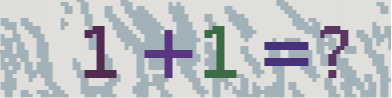
#> input picture 爬虫/练习/二值化处理(未完成)/9ee33a79851544cdae1e6978a8161f60.004.png, 392 x 98 px, found by its file name
$ python 1.py
#> lines starting #> are read from the running program, lines starting #| are printed output that depends on the picture; after the words box and inside, x2 and y2 are one past the last pixel; in counts of white or black regions, pixels touching at a corner belong together
from PIL import Image
import pytesseract
import os
path = os.path.split(os.path.realpath(__file__))[
    0] + "\\"+"9ee33a79851544cdae1e6978a8161f60.004.png"
image = Image.open(path)
#> image is the input picture: PIL image 392x98 RGBA; mean R, G, B, A 188.2, 192.2, 195.9, 254.3
imgry = image.convert('L')
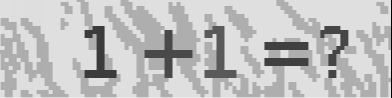
#> imgry: PIL image 392x98 L; min 0, max 235, mean 191.5
imgry.show()

threshold = 140
def table(x): return 0 if x < threshold else 1


out = imgry.point(table, '1')
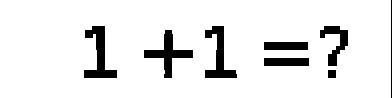
#> out: PIL image 392x98 1; 91% white; 8 black regions, largest, box (x1, y1, x2, y2) and area: (84, 26, 117, 78) 732, (144, 30, 193, 78) 720, (205, 26, 237, 78) 676
out.show()
#> (the run stopped early here; a loop or call above may not have finished)
